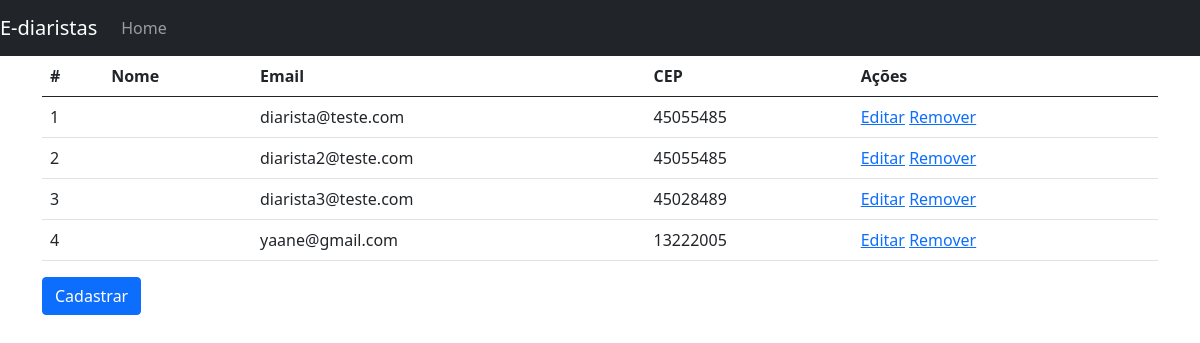
Page /web/listar_diaristas on the earlier database version.
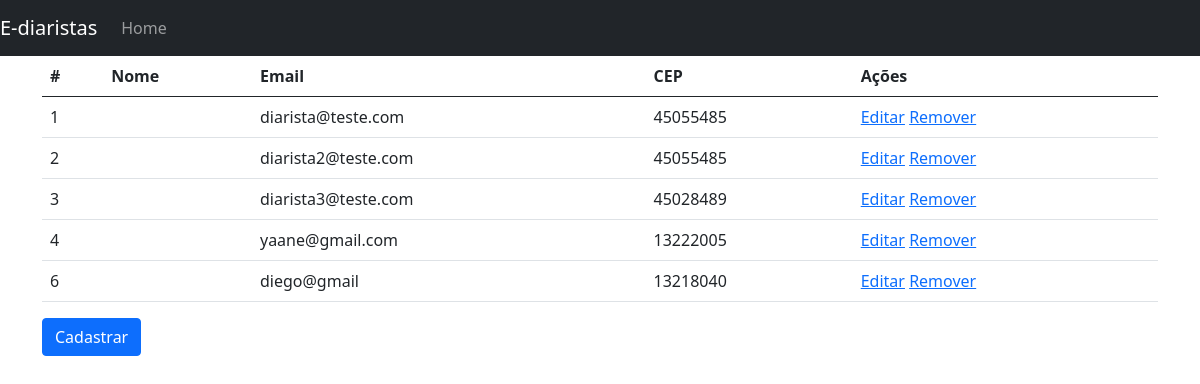
Same page on the later database version.
### web/models.py (models this page shows)
class Diarista(models.Model):
    nome_completo = models.CharField(max_length=100, null=False, blank=False)
    cpf = models.CharField(max_length=12, null=False, blank=False)
    email = models.CharField(max_length=100, null=False, blank=False, unique=True)
    telefone = models.CharField(max_length=11, null=False, blank=False)
    logradouro = models.CharField(max_length=60, null=False, blank=False)
    numero = models.IntegerField(null=False, blank=False)
    bairro = models.CharField(max_length=100, null=False, blank=False)
    complemento = models.CharField(max_length=100, null=False, blank=False)
    cep = models.CharField(max_length=8, null=False, blank=False)
    estado = models.CharField(max_length=2, null=False, blank=False)
    cidade = models.CharField(max_length=30, null=False, blank=True)
    codigo_ibge = models.IntegerField(null=False, blank=False)
    foto_usuario = models.ImageField(null=False)

### web/views.py (the view)
# urls.py: path('listar_diaristas', listar_diaristas, name='listar_diaristas'),
def listar_diaristas(request):
    diaristas = Diarista.objects.all()
    return render(request, 'lista_diaristas.html', {'diaristas': diaristas})

### web/templates/lista_diaristas.html
{% extends 'base.html' %}
{% load easy_mask %}
{% block conteudo %}
  <table class="table">
    <thead>
    <tr>
      <th>#</th>
      <th>Nome</th>
      <th>Email</th>
      <th>CEP</th>
      <th>Ações</th>
    </tr>
    </thead>
  <tbody>
  {% for diarista in diaristas %}
    <tr>
      <td>{{diarista.id}}</td>
      <td>{{diarista.nome}}</td>
      <td>{{diarista.email}}</td>
      <td>{{diarista.cep | cep}}</td>
      <td>
        <a href="{% url 'editar_diarista' diarista.id %}">Editar</a>
        <a href="{% url 'remover_diarista' diarista.id %}">Remover</a>
      </td>
    </tr>
  {% endfor %}
  </tbody>
</table>
<a href="{% url 'cadastrar_diarista' %}" class="btn btn-primary">Cadastrar</a>
{% endblock conteudo %}

### web/templates/base.html (shortened to what this page needs)
<!DOCTYPE html>
<html lang="en">
<head>
    <link rel="stylesheet" href="https://cdn.jsdelivr.net/npm/bootstrap@5.0.1/dist/css/bootstrap.min.css">
</head>
<body>
<nav class="navbar navbar-expand-md navbar-dark bg-dark md-4">
    <a href="#" class="navbar-brand">E-diaristas</a>
    <div class="collapse navbar-collapse" id="navbarCollapse">
        <ul class="navbar-nav mr-auto">
            <li class="nav-item active">
            <a href="{% url 'listar_diaristas' %}" class="nav-link">Home</a>
            </li>
        </ul>
    </div>
</nav>
    <main role="main" class="container">
        {% block conteudo %}
        {% endblock conteudo %}
    </main>
</body>
</html>

Differences in the rows shown:
added Diarista: id "6", email "diego@gmail", cep|cep "13218040"
